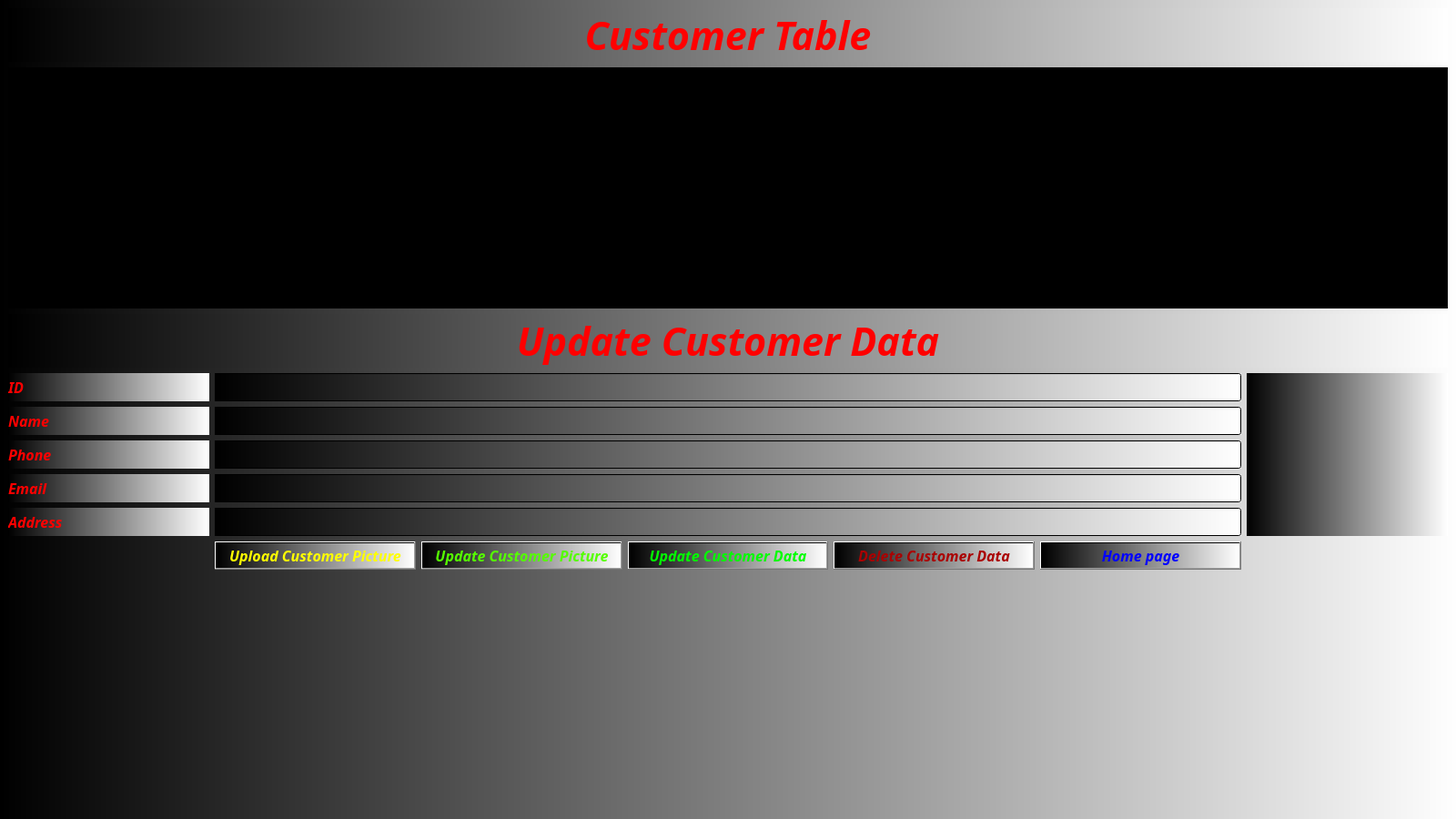
<?xml version="1.0" encoding="UTF-8"?>
<ui version="4.0">
 <class>CustomerTable</class>
 <widget class="QMainWindow" name="CustomerTable">
  <property name="geometry">
   <rect>
    <x>0</x>
    <y>0</y>
    <width>1600</width>
    <height>900</height>
   </rect>
  </property>
  <property name="font">
   <font>
    <family>Franklin Gothic Book</family>
    <pointsize>12</pointsize>
    <italic>true</italic>
    <bold>true</bold>
   </font>
  </property>
  <property name="windowTitle">
   <string>Customer Table</string>
  </property>
  <property name="windowIcon">
   <iconset resource="Pictures.qrc">
    <normaloff>:/picture/images/add-user.png</normaloff>:/picture/images/add-user.png</iconset>
  </property>
  <property name="toolTip">
   <string>Customer Table</string>
  </property>
  <property name="styleSheet">
   <string notr="true">color: rgb(255, 0, 0);
background-color: qlineargradient(spread:pad, x1:0, y1:0, x2:1, y2:0, stop:0 rgba(0, 0, 0, 255), stop:1 rgba(255, 255, 255, 255));</string>
  </property>
  <widget class="QWidget" name="centralwidget">
   <layout class="QGridLayout" name="gridLayout_2">
    <item row="0" column="0">
     <layout class="QGridLayout" name="gridLayout">
      <item row="0" column="0" colspan="7">
       <widget class="QLabel" name="label">
        <property name="font">
         <font>
          <family>Franklin Gothic Book</family>
          <pointsize>32</pointsize>
          <italic>true</italic>
          <bold>true</bold>
         </font>
        </property>
        <property name="text">
         <string>Customer Table</string>
        </property>
        <property name="alignment">
         <set>Qt::AlignCenter</set>
        </property>
       </widget>
      </item>
      <item row="1" column="0" colspan="7">
       <widget class="QTableView" name="tableView_Customer">
        <property name="font">
         <font>
          <family>Franklin Gothic Book</family>
          <pointsize>10</pointsize>
          <italic>true</italic>
          <bold>true</bold>
         </font>
        </property>
        <property name="styleSheet">
         <string notr="true">background-color: rgb(0, 0, 0);</string>
        </property>
        <property name="editTriggers">
         <set>QAbstractItemView::NoEditTriggers</set>
        </property>
        <property name="alternatingRowColors">
         <bool>true</bool>
        </property>
        <attribute name="horizontalHeaderDefaultSectionSize">
         <number>300</number>
        </attribute>
        <attribute name="verticalHeaderVisible">
         <bool>false</bool>
        </attribute>
       </widget>
      </item>
      <item row="2" column="0" colspan="7">
       <widget class="QLabel" name="label_id">
        <property name="font">
         <font>
          <family>Franklin Gothic Book</family>
          <pointsize>32</pointsize>
          <italic>true</italic>
          <bold>true</bold>
         </font>
        </property>
        <property name="text">
         <string>Update Customer Data</string>
        </property>
        <property name="alignment">
         <set>Qt::AlignCenter</set>
        </property>
       </widget>
      </item>
      <item row="3" column="0">
       <widget class="QLabel" name="label_2">
        <property name="font">
         <font>
          <family>Franklin Gothic Book</family>
          <pointsize>12</pointsize>
          <italic>true</italic>
          <bold>true</bold>
         </font>
        </property>
        <property name="text">
         <string>ID</string>
        </property>
       </widget>
      </item>
      <item row="3" column="1" colspan="5">
       <widget class="QLineEdit" name="lineEdit_id">
        <property name="font">
         <font>
          <family>Franklin Gothic Book</family>
          <pointsize>12</pointsize>
          <italic>true</italic>
          <bold>true</bold>
         </font>
        </property>
        <property name="readOnly">
         <bool>true</bool>
        </property>
       </widget>
      </item>
      <item row="3" column="6" rowspan="5">
       <widget class="QLabel" name="label_picture">
        <property name="text">
         <string/>
        </property>
        <property name="alignment">
         <set>Qt::AlignCenter</set>
        </property>
       </widget>
      </item>
      <item row="4" column="0">
       <widget class="QLabel" name="label_name">
        <property name="font">
         <font>
          <family>Franklin Gothic Book</family>
          <pointsize>12</pointsize>
          <italic>true</italic>
          <bold>true</bold>
         </font>
        </property>
        <property name="text">
         <string>Name</string>
        </property>
       </widget>
      </item>
      <item row="4" column="1" colspan="5">
       <widget class="QLineEdit" name="lineEdit_name">
        <property name="font">
         <font>
          <family>Franklin Gothic Book</family>
          <pointsize>12</pointsize>
          <italic>true</italic>
          <bold>true</bold>
         </font>
        </property>
       </widget>
      </item>
      <item row="5" column="0">
       <widget class="QLabel" name="label_dev">
        <property name="font">
         <font>
          <family>Franklin Gothic Book</family>
          <pointsize>12</pointsize>
          <italic>true</italic>
          <bold>true</bold>
         </font>
        </property>
        <property name="text">
         <string>Phone</string>
        </property>
       </widget>
      </item>
      <item row="5" column="1" colspan="5">
       <widget class="QLineEdit" name="lineEdit_phone">
        <property name="font">
         <font>
          <family>Franklin Gothic Book</family>
          <pointsize>12</pointsize>
          <italic>true</italic>
          <bold>true</bold>
         </font>
        </property>
       </widget>
      </item>
      <item row="6" column="0">
       <widget class="QLabel" name="label_genre">
        <property name="font">
         <font>
          <family>Franklin Gothic Book</family>
          <pointsize>12</pointsize>
          <italic>true</italic>
          <bold>true</bold>
         </font>
        </property>
        <property name="text">
         <string>Email</string>
        </property>
       </widget>
      </item>
      <item row="6" column="1" colspan="5">
       <widget class="QLineEdit" name="lineEdit_email">
        <property name="font">
         <font>
          <family>Franklin Gothic Book</family>
          <pointsize>12</pointsize>
          <italic>true</italic>
          <bold>true</bold>
         </font>
        </property>
       </widget>
      </item>
      <item row="7" column="0">
       <widget class="QLabel" name="label_copies">
        <property name="font">
         <font>
          <family>Franklin Gothic Book</family>
          <pointsize>12</pointsize>
          <italic>true</italic>
          <bold>true</bold>
         </font>
        </property>
        <property name="text">
         <string>Address</string>
        </property>
       </widget>
      </item>
      <item row="7" column="1" colspan="5">
       <widget class="QLineEdit" name="lineEdit_address">
        <property name="font">
         <font>
          <family>Franklin Gothic Book</family>
          <pointsize>12</pointsize>
          <italic>true</italic>
          <bold>true</bold>
         </font>
        </property>
       </widget>
      </item>
      <item row="8" column="0" rowspan="2">
       <spacer name="verticalSpacer">
        <property name="orientation">
         <enum>Qt::Vertical</enum>
        </property>
        <property name="sizeHint" stdset="0">
         <size>
          <width>20</width>
          <height>273</height>
         </size>
        </property>
       </spacer>
      </item>
      <item row="8" column="1">
       <widget class="QPushButton" name="upload_customer_pic">
        <property name="font">
         <font>
          <family>Franklin Gothic Book</family>
          <pointsize>12</pointsize>
          <italic>true</italic>
          <bold>true</bold>
         </font>
        </property>
        <property name="styleSheet">
         <string notr="true">color: rgb(255, 255, 0);</string>
        </property>
        <property name="text">
         <string>Upload Customer Picture</string>
        </property>
       </widget>
      </item>
      <item row="8" column="2">
       <widget class="QPushButton" name="update_customer_pic">
        <property name="font">
         <font>
          <family>Franklin Gothic Book</family>
          <pointsize>12</pointsize>
          <italic>true</italic>
          <bold>true</bold>
         </font>
        </property>
        <property name="styleSheet">
         <string notr="true">color: rgb(85, 255, 0);</string>
        </property>
        <property name="text">
         <string>Update Customer Picture</string>
        </property>
       </widget>
      </item>
      <item row="8" column="3">
       <widget class="QPushButton" name="update_customer_data">
        <property name="font">
         <font>
          <family>Franklin Gothic Book</family>
          <pointsize>12</pointsize>
          <italic>true</italic>
          <bold>true</bold>
         </font>
        </property>
        <property name="styleSheet">
         <string notr="true">
color: rgb(0, 255, 0);</string>
        </property>
        <property name="text">
         <string>Update Customer Data</string>
        </property>
       </widget>
      </item>
      <item row="8" column="4">
       <widget class="QPushButton" name="delete_customer_data">
        <property name="font">
         <font>
          <family>Franklin Gothic Book</family>
          <pointsize>12</pointsize>
          <italic>true</italic>
          <bold>true</bold>
         </font>
        </property>
        <property name="styleSheet">
         <string notr="true">color: rgb(170, 0, 0);</string>
        </property>
        <property name="text">
         <string>Delete Customer Data</string>
        </property>
       </widget>
      </item>
      <item row="8" column="5">
       <widget class="QPushButton" name="home_page">
        <property name="font">
         <font>
          <family>Franklin Gothic Book</family>
          <pointsize>12</pointsize>
          <italic>true</italic>
          <bold>true</bold>
         </font>
        </property>
        <property name="styleSheet">
         <string notr="true">color: rgb(0, 0, 255);</string>
        </property>
        <property name="text">
         <string>Home page</string>
        </property>
       </widget>
      </item>
      <item row="8" column="6" rowspan="2">
       <spacer name="verticalSpacer_7">
        <property name="orientation">
         <enum>Qt::Vertical</enum>
        </property>
        <property name="sizeHint" stdset="0">
         <size>
          <width>20</width>
          <height>273</height>
         </size>
        </property>
       </spacer>
      </item>
      <item row="9" column="1">
       <spacer name="verticalSpacer_2">
        <property name="orientation">
         <enum>Qt::Vertical</enum>
        </property>
        <property name="sizeHint" stdset="0">
         <size>
          <width>20</width>
          <height>241</height>
         </size>
        </property>
       </spacer>
      </item>
      <item row="9" column="2">
       <spacer name="verticalSpacer_3">
        <property name="orientation">
         <enum>Qt::Vertical</enum>
        </property>
        <property name="sizeHint" stdset="0">
         <size>
          <width>20</width>
          <height>241</height>
         </size>
        </property>
       </spacer>
      </item>
      <item row="9" column="3">
       <spacer name="verticalSpacer_4">
        <property name="orientation">
         <enum>Qt::Vertical</enum>
        </property>
        <property name="sizeHint" stdset="0">
         <size>
          <width>20</width>
          <height>241</height>
         </size>
        </property>
       </spacer>
      </item>
      <item row="9" column="4">
       <spacer name="verticalSpacer_5">
        <property name="orientation">
         <enum>Qt::Vertical</enum>
        </property>
        <property name="sizeHint" stdset="0">
         <size>
          <width>20</width>
          <height>241</height>
         </size>
        </property>
       </spacer>
      </item>
      <item row="9" column="5">
       <spacer name="verticalSpacer_6">
        <property name="orientation">
         <enum>Qt::Vertical</enum>
        </property>
        <property name="sizeHint" stdset="0">
         <size>
          <width>20</width>
          <height>241</height>
         </size>
        </property>
       </spacer>
      </item>
     </layout>
    </item>
   </layout>
  </widget>
  <widget class="QMenuBar" name="menubar">
   <property name="geometry">
    <rect>
     <x>0</x>
     <y>0</y>
     <width>1600</width>
     <height>23</height>
    </rect>
   </property>
  </widget>
 </widget>
 <resources>
  <include location="Pictures.qrc"/>
 </resources>
 <connections/>
</ui>
